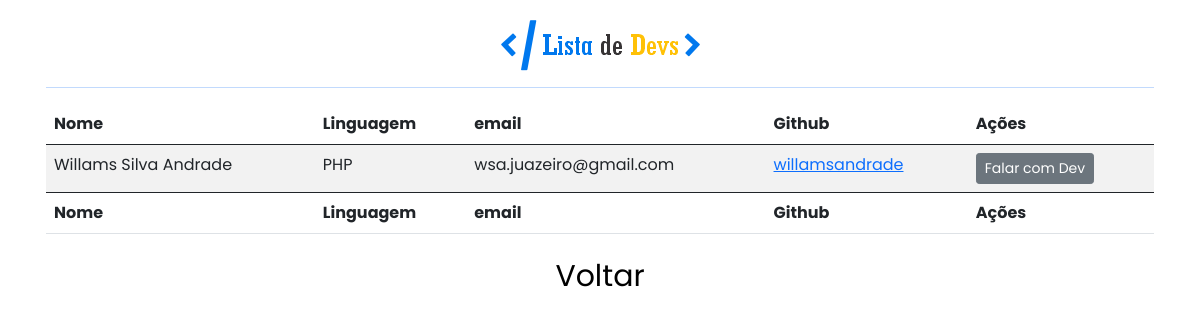
/lista-devs.php, run on an earlier commit of the app's database.
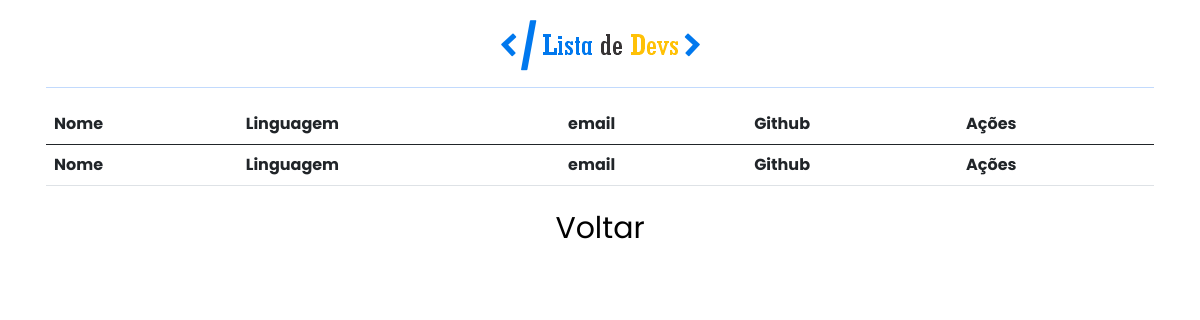
And on a later commit of the database.
### tables this page shows
CREATE TABLE `dev` (
  `idDev` int(11) NOT NULL,
  `nomeDev` varchar(25) NOT NULL,
  `sobreDev` varchar(150) NOT NULL,
  `emailDev` varchar(150) NOT NULL,
  `senhaDev` varchar(150) NOT NULL,
  `githubDev` varchar(150) NOT NULL,
  `idLang` int(11) NOT NULL
);

CREATE TABLE `lang` (
  `idLang` int(11) NOT NULL,
  `descLang` varchar(60) NOT NULL
);

### classes/DAO/Conexao.class.php (called while the page is built)
<?php
     class Conexao{
         private $usuario = "root";
         private $senha = "";
         private $caminho = "localhost";
         private $banco = "pw";
         private $con;
         function __construct(){
             $this->con = mysqli_connect($this->caminho, $this->usuario, $this->senha)
                            or die
                                ("Conexão com o banco falhou" . myslqi_error($this->con));
             mysqli_select_db($this->con, $this->banco)
                or die ("Conexão com o banco de dados Falhou!" . myslqi_error($this->con));
              mysqli_set_charset($this->con, 'utf8');
         }
         public function getCon() {
               return $this->con;
         }
     }

### classes/DAO/DevDAO.class.php (called while the page is built, shortened)
<?php
require_once "LangDAO.class.php";
class DevDAO extends LangDAO{
    private $tabelaDev = "dev";
    public function buscarDevs($idLang = 0){
        if($idLang == 0){
            $sql = "SELECT * FROM "
                           .$this->tabelaDev.", ".$this->tabelaLang.
                       " WHERE "
                           .$this->tabelaLang.".idLang = ".$this->tabelaDev.".idLang";
        }else{
            $sql = "SELECT * FROM ".$this->tabelaDev.", ".$this->tabelaLang."
                       WHERE ".$this->tabelaLang.".idLang = ".$this->tabelaDev.".idLang
                           AND ".$this->tabelaDev.".idLang = $idLang";
        }
        return $this->executarBD($sql);
    }
}

### classes/DAO/LangDAO.class.php (called while the page is built, shortened)
<?php
class LangDAO {
    private $conexao;
    public function __construct(){
        $this->conexao = new Conexao();
    }
    protected function executarBD($sql){
        return mysqli_query($this->conexao->getCon(), $sql);
    }
}

### lista-devs.php (the view, shortened to what this page needs)
<?php
require_once "classes/DAO/Conexao.class.php";
require_once "classes/DAO/DevDAO.class.php";
$DevDAO = new DevDAO();
if(isset($_GET['idLang'])){
    $devs = $DevDAO->buscarDevs($_GET['idLang']);
}else{
    $devs = $DevDAO->buscarDevs();
}
?>
<!DOCTYPE html>
<html lang="pt-BR">
<head>
    <link rel="stylesheet" href="https://unicons.iconscout.com/release/v4.0.0/css/line.css">
    <link href="https://cdn.jsdelivr.net/npm/bootstrap@5.1.0/dist/css/bootstrap.min.css"
          rel="stylesheet"
>
    <link rel="stylesheet" href="css/style.css">
    <link rel="stylesheet"
          type="text/css"
          href="https://cdnjs.cloudflare.com/ajax/libs/twitter-bootstrap/5.0.1/css/bootstrap.min.css">
    <link rel="stylesheet"
          type="text/css"
          href="https://cdn.datatables.net/1.10.25/css/dataTables.bootstrap5.min.css">
</head>
<body>
<div class="container">
    <main class="cadastro mt-3">
        <div class="p-1">
            <div class="text-center mb-2">
                <img src="img/devs.png" />
            </div>
            <hr />
            <table id="example" class="table table-striped" style="width:100%">
                <thead>
                <tr>
                    <th>Nome</th>
                    <th>Linguagem</th>
                    <th>email</th>
                    <th>Github</th>
                    <th>Ações</th>
                </tr>
                </thead>
                <tbody>
                <?php foreach ($devs as $d){ ?>
                    <tr>
                        <td><?php echo $d['nomeDev'] . " " . $d['sobreDev']; ?></td>
                        <td><?php echo $d['descLang']; ?></td>
                        <td><?php echo $d['emailDev']; ?></td>
                        <td>
                            <a href="https://github.com/<?php echo $d['githubDev']; ?>"
                               target="_blank">
                                <i class="uil uil-github"></i><?php echo $d['githubDev']; ?>
                            </a>
                        </td>
                        <td>
                            <a class="btn btn-secondary btn-sm">
                                <i class="uil uil-comment-lines"></i> Falar com Dev
                            </a>
                        </td>
                    </tr>
                <?php } ?>
                </tbody>
                <tfoot>
                <tr>
                    <th>Nome</th>
                    <th>Linguagem</th>
                    <th>email</th>
                    <th>Github</th>
                    <th>Ações</th>
                </tr>
                </tfoot>
            </table>
        </div>
    </main>
    <footer class="action text-center">
        <a href="index.php">
            <i class="uil uil-arrow-circle-left"></i>Voltar
        </a>
    </footer>
</div>
</body>
</html>

### css/style.css (style rules this page uses)
:root { --color-primaria: #0d6bf5; --color-secundaria: #ffc107; }
* { font-family: 'Poppins', sans-serif; }
.cadastro { color: var(--color-primaria); }
.action a { font-size: 30px; color: #000; text-decoration: none; transition: .5s; }

What changed in the data, as far as the page shows it:
removed dev: nomeDev "Willams", sobreDev "Silva Andrade", idLang.descLang "PHP", emailDev "wsa.juazeiro@gmail.com", githubDev "willamsandrade"
